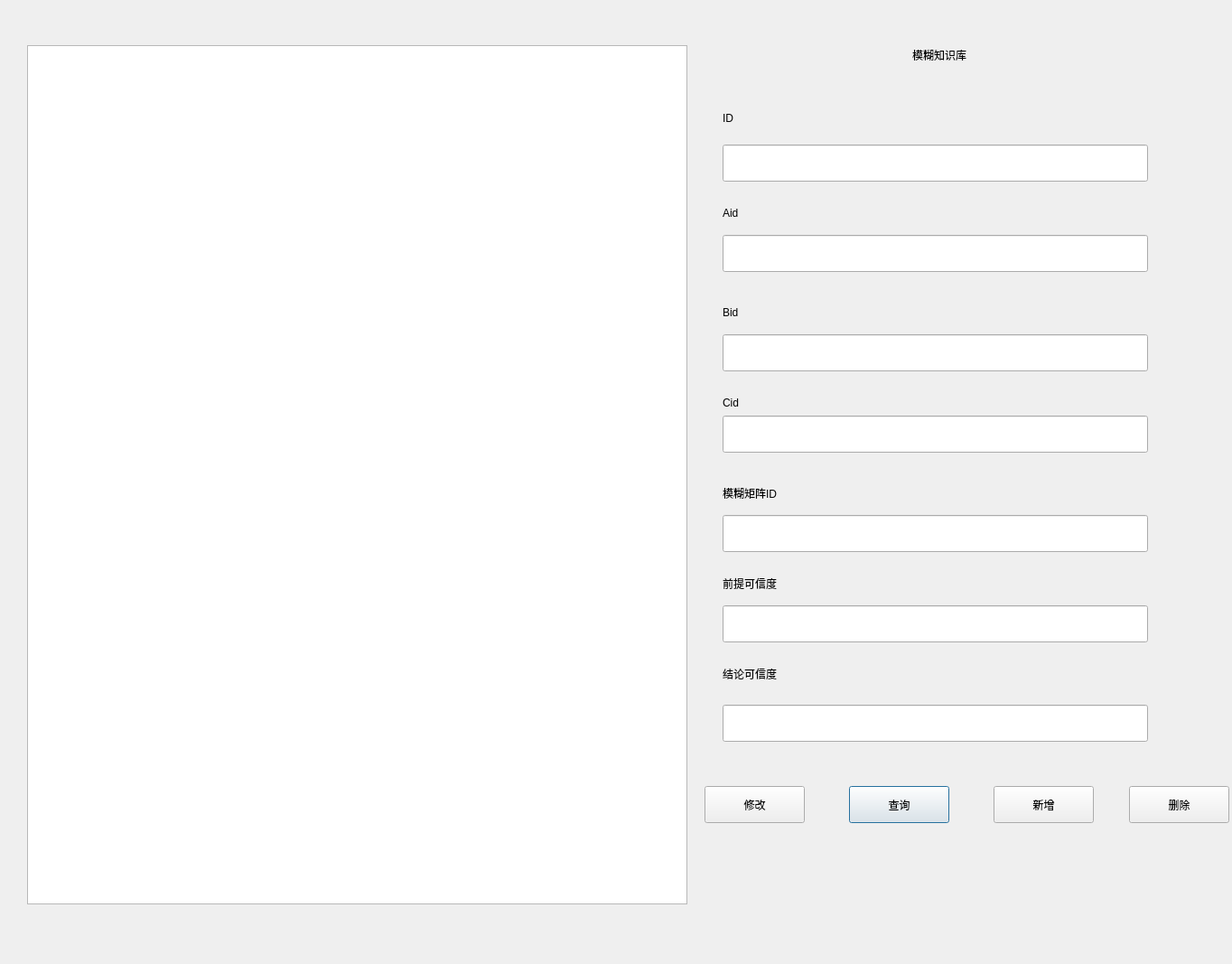
<?xml version="1.0" encoding="UTF-8"?>
<ui version="4.0">
 <class>FuzzyKnowledge_dialog</class>
 <widget class="QDialog" name="FuzzyKnowledge_dialog">
  <property name="geometry">
   <rect>
    <x>0</x>
    <y>0</y>
    <width>1364</width>
    <height>1067</height>
   </rect>
  </property>
  <property name="windowTitle">
   <string>Dialog</string>
  </property>
  <widget class="QTableView" name="knowledge_tv">
   <property name="geometry">
    <rect>
     <x>30</x>
     <y>50</y>
     <width>731</width>
     <height>951</height>
    </rect>
   </property>
  </widget>
  <widget class="QLabel" name="label">
   <property name="geometry">
    <rect>
     <x>800</x>
     <y>110</y>
     <width>31</width>
     <height>41</height>
    </rect>
   </property>
   <property name="styleSheet">
    <string notr="true">
font: 16pt &quot;宋体&quot;;</string>
   </property>
   <property name="text">
    <string>ID</string>
   </property>
  </widget>
  <widget class="QLineEdit" name="fuzzyknowledge_id_le">
   <property name="geometry">
    <rect>
     <x>800</x>
     <y>160</y>
     <width>471</width>
     <height>41</height>
    </rect>
   </property>
   <property name="styleSheet">
    <string notr="true">
font: 12pt &quot;宋体&quot;;</string>
   </property>
  </widget>
  <widget class="QLabel" name="label_2">
   <property name="geometry">
    <rect>
     <x>800</x>
     <y>210</y>
     <width>61</width>
     <height>51</height>
    </rect>
   </property>
   <property name="styleSheet">
    <string notr="true">
font: 16pt &quot;宋体&quot;;</string>
   </property>
   <property name="text">
    <string>Aid</string>
   </property>
  </widget>
  <widget class="QLabel" name="label_3">
   <property name="geometry">
    <rect>
     <x>800</x>
     <y>330</y>
     <width>61</width>
     <height>31</height>
    </rect>
   </property>
   <property name="styleSheet">
    <string notr="true">
font: 16pt &quot;宋体&quot;;</string>
   </property>
   <property name="text">
    <string>Bid</string>
   </property>
  </widget>
  <widget class="QLineEdit" name="fuzzyknowledge_precondition_le">
   <property name="geometry">
    <rect>
     <x>800</x>
     <y>260</y>
     <width>471</width>
     <height>41</height>
    </rect>
   </property>
   <property name="styleSheet">
    <string notr="true">
font: 12pt &quot;宋体&quot;;</string>
   </property>
  </widget>
  <widget class="QLabel" name="label_4">
   <property name="geometry">
    <rect>
     <x>800</x>
     <y>530</y>
     <width>211</width>
     <height>31</height>
    </rect>
   </property>
   <property name="styleSheet">
    <string notr="true">
font: 16pt &quot;宋体&quot;;</string>
   </property>
   <property name="text">
    <string>模糊矩阵ID</string>
   </property>
  </widget>
  <widget class="QLabel" name="label_5">
   <property name="geometry">
    <rect>
     <x>800</x>
     <y>630</y>
     <width>241</width>
     <height>31</height>
    </rect>
   </property>
   <property name="styleSheet">
    <string notr="true">
font: 16pt &quot;宋体&quot;;</string>
   </property>
   <property name="text">
    <string>前提可信度</string>
   </property>
  </widget>
  <widget class="QLineEdit" name="fuzzyknowledge_conclusion_le">
   <property name="geometry">
    <rect>
     <x>800</x>
     <y>370</y>
     <width>471</width>
     <height>41</height>
    </rect>
   </property>
   <property name="styleSheet">
    <string notr="true">
font: 12pt &quot;宋体&quot;;</string>
   </property>
  </widget>
  <widget class="QLineEdit" name="fuzzyknowledge_pre_probability_le">
   <property name="geometry">
    <rect>
     <x>800</x>
     <y>570</y>
     <width>471</width>
     <height>41</height>
    </rect>
   </property>
   <property name="styleSheet">
    <string notr="true">
font: 12pt &quot;宋体&quot;;</string>
   </property>
  </widget>
  <widget class="QLineEdit" name="fuzzyknowledge_con_probability_le">
   <property name="geometry">
    <rect>
     <x>800</x>
     <y>670</y>
     <width>471</width>
     <height>41</height>
    </rect>
   </property>
   <property name="styleSheet">
    <string notr="true">
font: 12pt &quot;宋体&quot;;</string>
   </property>
  </widget>
  <widget class="QPushButton" name="fuzzyknowledge_search_btn">
   <property name="geometry">
    <rect>
     <x>940</x>
     <y>870</y>
     <width>111</width>
     <height>41</height>
    </rect>
   </property>
   <property name="styleSheet">
    <string notr="true">
font: 14pt &quot;宋体&quot;;</string>
   </property>
   <property name="text">
    <string>查询</string>
   </property>
  </widget>
  <widget class="QPushButton" name="fuzzyknowledge_add_btn">
   <property name="geometry">
    <rect>
     <x>1100</x>
     <y>870</y>
     <width>111</width>
     <height>41</height>
    </rect>
   </property>
   <property name="styleSheet">
    <string notr="true">
font: 14pt &quot;宋体&quot;;</string>
   </property>
   <property name="text">
    <string>新增</string>
   </property>
  </widget>
  <widget class="QPushButton" name="fuzzyknowledge_delete_btn">
   <property name="geometry">
    <rect>
     <x>1250</x>
     <y>870</y>
     <width>111</width>
     <height>41</height>
    </rect>
   </property>
   <property name="styleSheet">
    <string notr="true">
font: 14pt &quot;宋体&quot;;</string>
   </property>
   <property name="text">
    <string>删除</string>
   </property>
  </widget>
  <widget class="QPushButton" name="fuzzyknowledge_update_btn">
   <property name="geometry">
    <rect>
     <x>780</x>
     <y>870</y>
     <width>111</width>
     <height>41</height>
    </rect>
   </property>
   <property name="styleSheet">
    <string notr="true">
font: 14pt &quot;宋体&quot;;</string>
   </property>
   <property name="text">
    <string>修改</string>
   </property>
  </widget>
  <widget class="QLabel" name="label_6">
   <property name="geometry">
    <rect>
     <x>1010</x>
     <y>40</y>
     <width>171</width>
     <height>41</height>
    </rect>
   </property>
   <property name="styleSheet">
    <string notr="true">
font: 16pt &quot;宋体&quot;;</string>
   </property>
   <property name="text">
    <string>模糊知识库</string>
   </property>
  </widget>
  <widget class="QLabel" name="label_7">
   <property name="geometry">
    <rect>
     <x>800</x>
     <y>430</y>
     <width>61</width>
     <height>31</height>
    </rect>
   </property>
   <property name="styleSheet">
    <string notr="true">
font: 16pt &quot;宋体&quot;;</string>
   </property>
   <property name="text">
    <string>Cid</string>
   </property>
  </widget>
  <widget class="QLineEdit" name="fuzzyknowledge_conclusion_le_2">
   <property name="geometry">
    <rect>
     <x>800</x>
     <y>460</y>
     <width>471</width>
     <height>41</height>
    </rect>
   </property>
   <property name="styleSheet">
    <string notr="true">
font: 12pt &quot;宋体&quot;;</string>
   </property>
  </widget>
  <widget class="QLabel" name="label_8">
   <property name="geometry">
    <rect>
     <x>800</x>
     <y>730</y>
     <width>241</width>
     <height>31</height>
    </rect>
   </property>
   <property name="styleSheet">
    <string notr="true">
font: 16pt &quot;宋体&quot;;</string>
   </property>
   <property name="text">
    <string>结论可信度</string>
   </property>
  </widget>
  <widget class="QLineEdit" name="fuzzyknowledge_con_probability_le_2">
   <property name="geometry">
    <rect>
     <x>800</x>
     <y>780</y>
     <width>471</width>
     <height>41</height>
    </rect>
   </property>
   <property name="styleSheet">
    <string notr="true">
font: 12pt &quot;宋体&quot;;</string>
   </property>
  </widget>
 </widget>
 <resources/>
 <connections/>
</ui>
